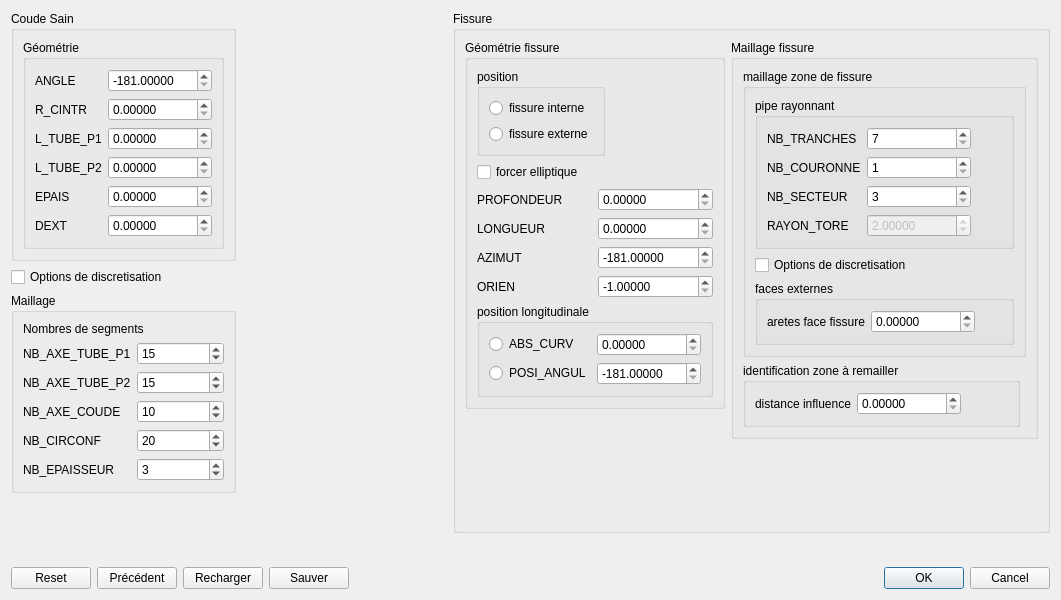
<?xml version="1.0" encoding="UTF-8"?>
<ui version="4.0">
 <class>Dialog</class>
 <widget class="QDialog" name="Dialog">
  <property name="geometry">
   <rect>
    <x>0</x>
    <y>0</y>
    <width>1061</width>
    <height>600</height>
   </rect>
  </property>
  <property name="windowTitle">
   <string>Dialog</string>
  </property>
  <layout class="QVBoxLayout" name="verticalLayout_8">
   <item>
    <layout class="QHBoxLayout" name="horizontalLayout_5">
     <item>
      <layout class="QVBoxLayout" name="verticalLayout_2">
       <item>
        <widget class="QGroupBox" name="groupBox">
         <property name="title">
          <string>Coude Sain</string>
         </property>
         <layout class="QVBoxLayout" name="verticalLayout_3">
          <item>
           <widget class="QGroupBox" name="groupBox_3">
            <property name="title">
             <string>Géométrie</string>
            </property>
            <layout class="QGridLayout" name="gridLayout_2">
             <item row="0" column="0">
              <layout class="QGridLayout" name="gridLayout">
               <item row="2" column="0">
                <widget class="QLabel" name="label_3">
                 <property name="text">
                  <string>L_TUBE_P1</string>
                 </property>
                </widget>
               </item>
               <item row="0" column="1">
                <widget class="QDoubleSpinBox" name="dsb_angle">
                 <property name="toolTip">
                  <string>Valeur de l'angle du coude en degrés</string>
                 </property>
                 <property name="decimals">
                  <number>5</number>
                 </property>
                 <property name="minimum">
                  <double>-181.000000000000000</double>
                 </property>
                 <property name="maximum">
                  <double>180.000000000000000</double>
                 </property>
                 <property name="value">
                  <double>-181.000000000000000</double>
                 </property>
                </widget>
               </item>
               <item row="1" column="0">
                <widget class="QLabel" name="label_2">
                 <property name="text">
                  <string>R_CINTR</string>
                 </property>
                </widget>
               </item>
               <item row="4" column="0">
                <widget class="QLabel" name="label_5">
                 <property name="text">
                  <string>EPAIS</string>
                 </property>
                </widget>
               </item>
               <item row="4" column="1">
                <widget class="QDoubleSpinBox" name="dsb_epais">
                 <property name="toolTip">
                  <string>Valeur de l’épaisseur du coude et des embouts</string>
                 </property>
                 <property name="decimals">
                  <number>5</number>
                 </property>
                 <property name="maximum">
                  <double>1000000.000000000000000</double>
                 </property>
                </widget>
               </item>
               <item row="3" column="0">
                <widget class="QLabel" name="label_4">
                 <property name="text">
                  <string>L_TUBE_P2</string>
                 </property>
                </widget>
               </item>
               <item row="3" column="1">
                <widget class="QDoubleSpinBox" name="dsb_lTubeP2">
                 <property name="toolTip">
                  <string>Valeur de la longueur de l’embout P2 à l’extrémité duquel seront appliqués les chargements</string>
                 </property>
                 <property name="decimals">
                  <number>5</number>
                 </property>
                 <property name="maximum">
                  <double>1000000.000000000000000</double>
                 </property>
                </widget>
               </item>
               <item row="5" column="0">
                <widget class="QLabel" name="label_6">
                 <property name="text">
                  <string>DEXT</string>
                 </property>
                </widget>
               </item>
               <item row="0" column="0">
                <widget class="QLabel" name="label">
                 <property name="text">
                  <string>ANGLE</string>
                 </property>
                </widget>
               </item>
               <item row="5" column="1">
                <widget class="QDoubleSpinBox" name="dsb_dext">
                 <property name="toolTip">
                  <string>Valeur du diamètre externe du coude et des embouts droits</string>
                 </property>
                 <property name="decimals">
                  <number>5</number>
                 </property>
                 <property name="maximum">
                  <double>1000000.000000000000000</double>
                 </property>
                </widget>
               </item>
               <item row="2" column="1">
                <widget class="QDoubleSpinBox" name="dsb_lTubeP1">
                 <property name="toolTip">
                  <string>Valeur de la longueur de l’embout P1 à l’extrémité duquel seront appliqués les chargements</string>
                 </property>
                 <property name="decimals">
                  <number>5</number>
                 </property>
                 <property name="maximum">
                  <double>1000000.000000000000000</double>
                 </property>
                </widget>
               </item>
               <item row="1" column="1">
                <widget class="QDoubleSpinBox" name="dsb_rCintr">
                 <property name="toolTip">
                  <string>Valeur du rayon de cintrage du coude</string>
                 </property>
                 <property name="decimals">
                  <number>5</number>
                 </property>
                 <property name="maximum">
                  <double>1000000.000000000000000</double>
                 </property>
                </widget>
               </item>
              </layout>
             </item>
            </layout>
           </widget>
          </item>
         </layout>
        </widget>
       </item>
       <item>
        <widget class="QCheckBox" name="cb_optDiscrSain">
         <property name="toolTip">
          <string>Paramètres optionnels de discretisation</string>
         </property>
         <property name="text">
          <string>Options de discretisation</string>
         </property>
        </widget>
       </item>
       <item>
        <widget class="QGroupBox" name="gb_discrSain">
         <property name="title">
          <string>Maillage</string>
         </property>
         <layout class="QGridLayout" name="gridLayout_4">
          <item row="0" column="0">
           <layout class="QVBoxLayout" name="verticalLayout">
            <item>
             <widget class="QLabel" name="label_7">
              <property name="text">
               <string>Nombres de segments</string>
              </property>
             </widget>
            </item>
            <item>
             <layout class="QGridLayout" name="gridLayout_3">
              <item row="0" column="0">
               <widget class="QLabel" name="label_8">
                <property name="text">
                 <string>NB_AXE_TUBE_P1</string>
                </property>
               </widget>
              </item>
              <item row="0" column="1">
               <widget class="QSpinBox" name="sb_nbAxeTubeP1">
                <property name="toolTip">
                 <string>Nombre d’éléments le long de l’embout P1</string>
                </property>
                <property name="maximum">
                 <number>10000</number>
                </property>
                <property name="value">
                 <number>15</number>
                </property>
               </widget>
              </item>
              <item row="1" column="0">
               <widget class="QLabel" name="label_9">
                <property name="text">
                 <string>NB_AXE_TUBE_P2</string>
                </property>
               </widget>
              </item>
              <item row="1" column="1">
               <widget class="QSpinBox" name="sb_nbAxeTubeP2">
                <property name="toolTip">
                 <string>Nombre d’éléments le long de l’embout P2</string>
                </property>
                <property name="maximum">
                 <number>10000</number>
                </property>
                <property name="value">
                 <number>15</number>
                </property>
               </widget>
              </item>
              <item row="2" column="0">
               <widget class="QLabel" name="label_10">
                <property name="text">
                 <string>NB_AXE_COUDE</string>
                </property>
               </widget>
              </item>
              <item row="2" column="1">
               <widget class="QSpinBox" name="sb_nbAxeCoude">
                <property name="toolTip">
                 <string>Nombre d’éléments le long de l’axe du coude</string>
                </property>
                <property name="maximum">
                 <number>10000</number>
                </property>
                <property name="value">
                 <number>10</number>
                </property>
               </widget>
              </item>
              <item row="3" column="0">
               <widget class="QLabel" name="label_11">
                <property name="text">
                 <string>NB_CIRCONF</string>
                </property>
               </widget>
              </item>
              <item row="3" column="1">
               <widget class="QSpinBox" name="sb_nbCirconf">
                <property name="toolTip">
                 <string>&lt;html&gt;&lt;head/&gt;&lt;body&gt;&lt;p&gt;Nombre d’éléments le long de la circonférence&lt;/p&gt;&lt;p&gt;(nombre pair)&lt;/p&gt;&lt;/body&gt;&lt;/html&gt;</string>
                </property>
                <property name="maximum">
                 <number>10000</number>
                </property>
                <property name="value">
                 <number>20</number>
                </property>
               </widget>
              </item>
              <item row="4" column="0">
               <widget class="QLabel" name="label_13">
                <property name="text">
                 <string>NB_EPAISSEUR</string>
                </property>
               </widget>
              </item>
              <item row="4" column="1">
               <widget class="QSpinBox" name="sb_nbEpaisseur">
                <property name="toolTip">
                 <string>Nombre d'éléments dans l'épaisseur</string>
                </property>
                <property name="maximum">
                 <number>10000</number>
                </property>
                <property name="value">
                 <number>3</number>
                </property>
               </widget>
              </item>
             </layout>
            </item>
           </layout>
          </item>
         </layout>
        </widget>
       </item>
       <item>
        <spacer name="verticalSpacer">
         <property name="orientation">
          <enum>Qt::Vertical</enum>
         </property>
         <property name="sizeHint" stdset="0">
          <size>
           <width>20</width>
           <height>40</height>
          </size>
         </property>
        </spacer>
       </item>
      </layout>
     </item>
     <item>
      <spacer name="horizontalSpacer_6">
       <property name="orientation">
        <enum>Qt::Horizontal</enum>
       </property>
       <property name="sizeHint" stdset="0">
        <size>
         <width>40</width>
         <height>20</height>
        </size>
       </property>
      </spacer>
     </item>
     <item>
      <widget class="QGroupBox" name="groupBox_2">
       <property name="title">
        <string>Fissure</string>
       </property>
       <layout class="QHBoxLayout" name="horizontalLayout_2">
        <item>
         <layout class="QVBoxLayout" name="verticalLayout_4">
          <item>
           <widget class="QGroupBox" name="groupBox_5">
            <property name="title">
             <string>Géométrie fissure</string>
            </property>
            <layout class="QGridLayout" name="gridLayout_12">
             <item row="0" column="0">
              <layout class="QGridLayout" name="gridLayout_10">
               <item row="0" column="0">
                <widget class="QGroupBox" name="groupBox_4">
                 <property name="title">
                  <string>position</string>
                 </property>
                 <layout class="QVBoxLayout" name="verticalLayout_7">
                  <item>
                   <widget class="QRadioButton" name="rb_fissInt">
                    <property name="toolTip">
                     <string>&lt;html&gt;&lt;head/&gt;&lt;body&gt;&lt;p&gt;Fissure positionnée sur la face interne&lt;/p&gt;&lt;/body&gt;&lt;/html&gt;</string>
                    </property>
                    <property name="text">
                     <string>fissure interne</string>
                    </property>
                   </widget>
                  </item>
                  <item>
                   <widget class="QRadioButton" name="rb_fissExt">
                    <property name="toolTip">
                     <string>&lt;html&gt;&lt;head/&gt;&lt;body&gt;&lt;p&gt;Fissure positionnée sur la face externe&lt;/p&gt;&lt;/body&gt;&lt;/html&gt;</string>
                    </property>
                    <property name="text">
                     <string>fissure externe</string>
                    </property>
                   </widget>
                  </item>
                 </layout>
                </widget>
               </item>
               <item row="0" column="1">
                <spacer name="horizontalSpacer_3">
                 <property name="orientation">
                  <enum>Qt::Horizontal</enum>
                 </property>
                 <property name="sizeHint" stdset="0">
                  <size>
                   <width>40</width>
                   <height>20</height>
                  </size>
                 </property>
                </spacer>
               </item>
               <item row="1" column="0">
                <widget class="QCheckBox" name="cb_forceEllipse">
                 <property name="toolTip">
                  <string>&lt;html&gt;&lt;head/&gt;&lt;body&gt;&lt;p&gt;Forcer une fissure de forme elliptique, même si elle est longue&lt;/p&gt;&lt;/body&gt;&lt;/html&gt;</string>
                 </property>
                 <property name="accessibleDescription">
                  <string/>
                 </property>
                 <property name="text">
                  <string>forcer elliptique</string>
                 </property>
                </widget>
               </item>
               <item row="1" column="1">
                <spacer name="horizontalSpacer_2">
                 <property name="orientation">
                  <enum>Qt::Horizontal</enum>
                 </property>
                 <property name="sizeHint" stdset="0">
                  <size>
                   <width>40</width>
                   <height>20</height>
                  </size>
                 </property>
                </spacer>
               </item>
              </layout>
             </item>
             <item row="1" column="0">
              <layout class="QGridLayout" name="gridLayout_5">
               <item row="2" column="1">
                <widget class="QDoubleSpinBox" name="dsb_azimut">
                 <property name="toolTip">
                  <string>Valeur de la position circonférentielle du centre de la fissure comptée positivement en degrés à partir de l’extrados jusqu’à l’intrados en passant par le flanc gauche</string>
                 </property>
                 <property name="decimals">
                  <number>5</number>
                 </property>
                 <property name="minimum">
                  <double>-181.000000000000000</double>
                 </property>
                 <property name="maximum">
                  <double>180.000000000000000</double>
                 </property>
                 <property name="value">
                  <double>-181.000000000000000</double>
                 </property>
                </widget>
               </item>
               <item row="0" column="0">
                <widget class="QLabel" name="label_18">
                 <property name="text">
                  <string>PROFONDEUR</string>
                 </property>
                </widget>
               </item>
               <item row="0" column="1">
                <widget class="QDoubleSpinBox" name="dsb_profondeur">
                 <property name="toolTip">
                  <string>&lt;html&gt;&lt;head/&gt;&lt;body&gt;&lt;p&gt;Profondeur de la fissure :&lt;/p&gt;&lt;p&gt;distance maximale entre le fond de fissure et la peau interne ou externe sur laquelle débouche la fissure&lt;/p&gt;&lt;/body&gt;&lt;/html&gt;</string>
                 </property>
                 <property name="decimals">
                  <number>5</number>
                 </property>
                 <property name="maximum">
                  <double>1000000.000000000000000</double>
                 </property>
                </widget>
               </item>
               <item row="1" column="0">
                <widget class="QLabel" name="label_19">
                 <property name="text">
                  <string>LONGUEUR</string>
                 </property>
                </widget>
               </item>
               <item row="2" column="0">
                <widget class="QLabel" name="label_14">
                 <property name="text">
                  <string>AZIMUT</string>
                 </property>
                </widget>
               </item>
               <item row="3" column="0">
                <widget class="QLabel" name="label_15">
                 <property name="text">
                  <string>ORIEN</string>
                 </property>
                </widget>
               </item>
               <item row="3" column="1">
                <widget class="QDoubleSpinBox" name="dsb_orientation">
                 <property name="toolTip">
                  <string>Valeur de l’angle en degrés formé par le grand axe de la fissure et la génératrice du coude donnant ainsi l’orientation du défaut</string>
                 </property>
                 <property name="decimals">
                  <number>5</number>
                 </property>
                 <property name="minimum">
                  <double>-1.000000000000000</double>
                 </property>
                 <property name="maximum">
                  <double>90.000000000000000</double>
                 </property>
                 <property name="value">
                  <double>-1.000000000000000</double>
                 </property>
                </widget>
               </item>
               <item row="1" column="1">
                <widget class="QDoubleSpinBox" name="dsb_longueur">
                 <property name="toolTip">
                  <string>Longueur du grand axe de la fissure mesurée sur le coude en peau interne ou externe, suivant la peau sur laquelle se trouve la fissure</string>
                 </property>
                 <property name="decimals">
                  <number>5</number>
                 </property>
                 <property name="maximum">
                  <double>1000000.000000000000000</double>
                 </property>
                </widget>
               </item>
              </layout>
             </item>
             <item row="2" column="0">
              <widget class="QGroupBox" name="groupBox_11">
               <property name="title">
                <string>position longitudinale</string>
               </property>
               <layout class="QGridLayout" name="gridLayout_11">
                <item row="0" column="0">
                 <widget class="QRadioButton" name="rb_absCurv">
                  <property name="toolTip">
                   <string>Définition de la position longitudinale par une abscisse curiviligne</string>
                  </property>
                  <property name="text">
                   <string>ABS_CURV</string>
                  </property>
                 </widget>
                </item>
                <item row="1" column="0">
                 <widget class="QRadioButton" name="rb_posiAngul">
                  <property name="toolTip">
                   <string>Définition de la position longitudinale par un angle</string>
                  </property>
                  <property name="text">
                   <string>POSI_ANGUL</string>
                  </property>
                 </widget>
                </item>
                <item row="0" column="1">
                 <widget class="QDoubleSpinBox" name="dsb_absCurv">
                  <property name="toolTip">
                   <string>&lt;html&gt;&lt;head/&gt;&lt;body&gt;&lt;p&gt;Valeur de la position longitudinale du centre de la fissure définie par rapport à l'interface de l'embout P1 :&lt;/p&gt;&lt;p&gt;Abcisse curviligne le long de l'axe du coude, sur la peau interne ou externe, selon la position de la fissure.&lt;/p&gt;&lt;p&gt;&lt;br/&gt;&lt;/p&gt;&lt;/body&gt;&lt;/html&gt;</string>
                  </property>
                  <property name="decimals">
                   <number>5</number>
                  </property>
                  <property name="maximum">
                   <double>1000000.000000000000000</double>
                  </property>
                 </widget>
                </item>
                <item row="1" column="1">
                 <widget class="QDoubleSpinBox" name="dsb_posiAngul">
                  <property name="toolTip">
                   <string>&lt;html&gt;&lt;head/&gt;&lt;body&gt;&lt;p&gt;Valeur de la position longitudinale du centre de la fissure définie par rapport à l'interface de l'embout P1 :&lt;/p&gt;&lt;p&gt;Angle en degrés formé par la section contenant le centre de la fissure et l'interface de l'embout P1.&lt;/p&gt;&lt;p&gt;&lt;br/&gt;&lt;/p&gt;&lt;/body&gt;&lt;/html&gt;</string>
                  </property>
                  <property name="decimals">
                   <number>5</number>
                  </property>
                  <property name="minimum">
                   <double>-181.000000000000000</double>
                  </property>
                  <property name="maximum">
                   <double>180.000000000000000</double>
                  </property>
                  <property name="value">
                   <double>-181.000000000000000</double>
                  </property>
                 </widget>
                </item>
               </layout>
              </widget>
             </item>
            </layout>
           </widget>
          </item>
          <item>
           <spacer name="verticalSpacer_3">
            <property name="orientation">
             <enum>Qt::Vertical</enum>
            </property>
            <property name="sizeHint" stdset="0">
             <size>
              <width>20</width>
              <height>40</height>
             </size>
            </property>
           </spacer>
          </item>
         </layout>
        </item>
        <item>
         <layout class="QVBoxLayout" name="verticalLayout_6">
          <item>
           <widget class="QGroupBox" name="groupBox_6">
            <property name="title">
             <string>Maillage fissure</string>
            </property>
            <layout class="QGridLayout" name="gridLayout_7">
             <item row="1" column="0" colspan="2">
              <widget class="QGroupBox" name="groupBox_8">
               <property name="title">
                <string>maillage zone de fissure</string>
               </property>
               <layout class="QVBoxLayout" name="verticalLayout_5">
                <item>
                 <widget class="QGroupBox" name="groupBox_9">
                  <property name="title">
                   <string>pipe rayonnant</string>
                  </property>
                  <layout class="QHBoxLayout" name="horizontalLayout_4">
                   <item>
                    <layout class="QGridLayout" name="gridLayout_6">
                     <item row="1" column="0">
                      <widget class="QLabel" name="label_21">
                       <property name="text">
                        <string>NB_TRANCHES</string>
                       </property>
                      </widget>
                     </item>
                     <item row="2" column="0">
                      <widget class="QLabel" name="label_22">
                       <property name="text">
                        <string>NB_COURONNE</string>
                       </property>
                      </widget>
                     </item>
                     <item row="2" column="1">
                      <widget class="QSpinBox" name="sb_nbCouronne">
                       <property name="toolTip">
                        <string>&lt;html&gt;&lt;head/&gt;&lt;body&gt;&lt;p&gt;Pipe rayonnant construit sur le fond de fissure :&lt;/p&gt;&lt;p&gt;nombre de couronnes du maillage rayonnant autour de la ligne de fond de fissure, y compris la couronne centrale formée de prismes.&lt;/p&gt;&lt;/body&gt;&lt;/html&gt;</string>
                       </property>
                       <property name="minimum">
                        <number>1</number>
                       </property>
                       <property name="maximum">
                        <number>10000</number>
                       </property>
                       <property name="value">
                        <number>1</number>
                       </property>
                      </widget>
                     </item>
                     <item row="3" column="0">
                      <widget class="QLabel" name="label_23">
                       <property name="text">
                        <string>NB_SECTEUR</string>
                       </property>
                      </widget>
                     </item>
                     <item row="3" column="1">
                      <widget class="QSpinBox" name="sb_nbSecteur">
                       <property name="toolTip">
                        <string>&lt;html&gt;&lt;head/&gt;&lt;body&gt;&lt;p&gt;Pipe rayonnant construit sur le fond de fissure :&lt;/p&gt;&lt;p&gt;nombre de secteurs selon un cercle normal au fond de fissure.&lt;/p&gt;&lt;/body&gt;&lt;/html&gt;</string>
                       </property>
                       <property name="minimum">
                        <number>3</number>
                       </property>
                       <property name="maximum">
                        <number>10000</number>
                       </property>
                       <property name="value">
                        <number>3</number>
                       </property>
                      </widget>
                     </item>
                     <item row="1" column="1">
                      <widget class="QSpinBox" name="sb_nbTranches">
                       <property name="toolTip">
                        <string>&lt;html&gt;&lt;head/&gt;&lt;body&gt;&lt;p&gt;Pipe rayonnant construit sur le fond de fissure :&lt;/p&gt;&lt;p&gt;Nombre de mailles (approximatif) le long de la ligne de fond de fissure.&lt;/p&gt;&lt;/body&gt;&lt;/html&gt;</string>
                       </property>
                       <property name="minimum">
                        <number>7</number>
                       </property>
                       <property name="maximum">
                        <number>100000</number>
                       </property>
                       <property name="value">
                        <number>7</number>
                       </property>
                      </widget>
                     </item>
                     <item row="4" column="0">
                      <widget class="QLabel" name="label_20">
                       <property name="text">
                        <string>RAYON_TORE</string>
                       </property>
                      </widget>
                     </item>
                     <item row="4" column="1">
                      <widget class="QDoubleSpinBox" name="dsb_rayonTore">
                       <property name="enabled">
                        <bool>false</bool>
                       </property>
                       <property name="toolTip">
                        <string>&lt;html&gt;&lt;head/&gt;&lt;body&gt;&lt;p&gt;Pipe rayonnant construit sur le fond de fissure :&lt;/p&gt;&lt;p&gt;Rayon du pipe.&lt;/p&gt;&lt;/body&gt;&lt;/html&gt;</string>
                       </property>
                       <property name="decimals">
                        <number>5</number>
                       </property>
                       <property name="maximum">
                        <double>1000000.000000000000000</double>
                       </property>
                       <property name="value">
                        <double>2.000000000000000</double>
                       </property>
                      </widget>
                     </item>
                    </layout>
                   </item>
                   <item>
                    <spacer name="horizontalSpacer_4">
                     <property name="orientation">
                      <enum>Qt::Horizontal</enum>
                     </property>
                     <property name="sizeHint" stdset="0">
                      <size>
                       <width>6</width>
                       <height>20</height>
                      </size>
                     </property>
                    </spacer>
                   </item>
                  </layout>
                 </widget>
                </item>
                <item>
                 <widget class="QCheckBox" name="cb_optDiscrFiss">
                  <property name="toolTip">
                   <string>Paramètres optionnels de discrétisation</string>
                  </property>
                  <property name="text">
                   <string>Options de discretisation</string>
                  </property>
                 </widget>
                </item>
                <item>
                 <widget class="QGroupBox" name="gb_discrFacesExternes">
                  <property name="enabled">
                   <bool>true</bool>
                  </property>
                  <property name="title">
                   <string>faces externes</string>
                  </property>
                  <layout class="QHBoxLayout" name="horizontalLayout_3">
                   <item>
                    <widget class="QLabel" name="label_24">
                     <property name="text">
                      <string>aretes face fissure</string>
                     </property>
                    </widget>
                   </item>
                   <item>
                    <widget class="QDoubleSpinBox" name="dsb_aretesFaceFissure">
                     <property name="toolTip">
                      <string>&lt;html&gt;&lt;head/&gt;&lt;body&gt;&lt;p&gt;Faces externes de la zone à remailler.&lt;/p&gt;&lt;p&gt;Mailage en triangles : valeur cible des arêtes.&lt;/p&gt;&lt;/body&gt;&lt;/html&gt;</string>
                     </property>
                     <property name="decimals">
                      <number>5</number>
                     </property>
                     <property name="maximum">
                      <double>1000000.000000000000000</double>
                     </property>
                    </widget>
                   </item>
                   <item>
                    <spacer name="horizontalSpacer_5">
                     <property name="orientation">
                      <enum>Qt::Horizontal</enum>
                     </property>
                     <property name="sizeHint" stdset="0">
                      <size>
                       <width>1</width>
                       <height>20</height>
                      </size>
                     </property>
                    </spacer>
                   </item>
                  </layout>
                 </widget>
                </item>
               </layout>
              </widget>
             </item>
             <item row="2" column="0">
              <widget class="QGroupBox" name="gb_zoneRemail">
               <property name="enabled">
                <bool>true</bool>
               </property>
               <property name="title">
                <string>identification zone à remailler</string>
               </property>
               <layout class="QGridLayout" name="gridLayout_16">
                <item row="0" column="0">
                 <layout class="QGridLayout" name="gridLayout_17">
                  <item row="1" column="1">
                   <widget class="QDoubleSpinBox" name="dsb_influence">
                    <property name="toolTip">
                     <string>&lt;html&gt;&lt;head/&gt;&lt;body&gt;&lt;p&gt;La zone remaillée contiendra toutes les mailles du maillage sain à une distance de la face de fissure inférieure à cette valeur.&lt;/p&gt;&lt;/body&gt;&lt;/html&gt;</string>
                    </property>
                    <property name="decimals">
                     <number>5</number>
                    </property>
                    <property name="maximum">
                     <double>1000000.000000000000000</double>
                    </property>
                   </widget>
                  </item>
                  <item row="1" column="0">
                   <widget class="QLabel" name="label_25">
                    <property name="text">
                     <string>distance influence</string>
                    </property>
                   </widget>
                  </item>
                 </layout>
                </item>
                <item row="0" column="1">
                 <spacer name="horizontalSpacer_8">
                  <property name="orientation">
                   <enum>Qt::Horizontal</enum>
                  </property>
                  <property name="sizeHint" stdset="0">
                   <size>
                    <width>47</width>
                    <height>20</height>
                   </size>
                  </property>
                 </spacer>
                </item>
               </layout>
              </widget>
             </item>
            </layout>
           </widget>
          </item>
          <item>
           <spacer name="verticalSpacer_4">
            <property name="orientation">
             <enum>Qt::Vertical</enum>
            </property>
            <property name="sizeHint" stdset="0">
             <size>
              <width>20</width>
              <height>40</height>
             </size>
            </property>
           </spacer>
          </item>
         </layout>
        </item>
       </layout>
      </widget>
     </item>
    </layout>
   </item>
   <item>
    <spacer name="verticalSpacer_2">
     <property name="orientation">
      <enum>Qt::Vertical</enum>
     </property>
     <property name="sizeHint" stdset="0">
      <size>
       <width>20</width>
       <height>4</height>
      </size>
     </property>
    </spacer>
   </item>
   <item>
    <layout class="QHBoxLayout" name="horizontalLayout">
     <item>
      <widget class="QPushButton" name="pb_reset">
       <property name="toolTip">
        <string>réinitialisation de tous les paramètres à leur valeur par défaut</string>
       </property>
       <property name="text">
        <string>Reset</string>
       </property>
      </widget>
     </item>
     <item>
      <widget class="QPushButton" name="pb_valPrec">
       <property name="toolTip">
        <string>réinitialisation de tous les paramètres à leur valeur de la précédente éxécution</string>
       </property>
       <property name="text">
        <string>Précédent</string>
       </property>
      </widget>
     </item>
     <item>
      <widget class="QPushButton" name="pb_recharger">
       <property name="toolTip">
        <string>réinitialisation des paramètres à partir d'un fichier préalablement sauvegardé</string>
       </property>
       <property name="text">
        <string>Recharger</string>
       </property>
      </widget>
     </item>
     <item>
      <widget class="QPushButton" name="pb_sauver">
       <property name="toolTip">
        <string>sauvegarde des paramètres dans un fichier à choisir</string>
       </property>
       <property name="text">
        <string>Sauver</string>
       </property>
      </widget>
     </item>
     <item>
      <spacer name="horizontalSpacer_7">
       <property name="orientation">
        <enum>Qt::Horizontal</enum>
       </property>
       <property name="sizeHint" stdset="0">
        <size>
         <width>40</width>
         <height>20</height>
        </size>
       </property>
      </spacer>
     </item>
     <item>
      <widget class="QDialogButtonBox" name="buttonBox">
       <property name="orientation">
        <enum>Qt::Horizontal</enum>
       </property>
       <property name="standardButtons">
        <set>QDialogButtonBox::Cancel|QDialogButtonBox::Ok</set>
       </property>
      </widget>
     </item>
    </layout>
   </item>
  </layout>
  <zorder>verticalSpacer_2</zorder>
 </widget>
 <resources/>
 <connections>
  <connection>
   <sender>buttonBox</sender>
   <signal>accepted()</signal>
   <receiver>Dialog</receiver>
   <slot>accept()</slot>
   <hints>
    <hint type="sourcelabel">
     <x>1055</x>
     <y>594</y>
    </hint>
    <hint type="destinationlabel">
     <x>157</x>
     <y>274</y>
    </hint>
   </hints>
  </connection>
  <connection>
   <sender>buttonBox</sender>
   <signal>rejected()</signal>
   <receiver>Dialog</receiver>
   <slot>reject()</slot>
   <hints>
    <hint type="sourcelabel">
     <x>1055</x>
     <y>594</y>
    </hint>
    <hint type="destinationlabel">
     <x>286</x>
     <y>274</y>
    </hint>
   </hints>
  </connection>
  <connection>
   <sender>cb_optDiscrSain</sender>
   <signal>clicked(bool)</signal>
   <receiver>gb_discrSain</receiver>
   <slot>setShown(bool)</slot>
   <hints>
    <hint type="sourcelabel">
     <x>69</x>
     <y>312</y>
    </hint>
    <hint type="destinationlabel">
     <x>70</x>
     <y>549</y>
    </hint>
   </hints>
  </connection>
  <connection>
   <sender>cb_optDiscrFiss</sender>
   <signal>clicked(bool)</signal>
   <receiver>gb_discrFacesExternes</receiver>
   <slot>setShown(bool)</slot>
   <hints>
    <hint type="sourcelabel">
     <x>1033</x>
     <y>311</y>
    </hint>
    <hint type="destinationlabel">
     <x>1033</x>
     <y>387</y>
    </hint>
   </hints>
  </connection>
  <connection>
   <sender>cb_optDiscrFiss</sender>
   <signal>clicked(bool)</signal>
   <receiver>gb_zoneRemail</receiver>
   <slot>setShown(bool)</slot>
   <hints>
    <hint type="sourcelabel">
     <x>1033</x>
     <y>311</y>
    </hint>
    <hint type="destinationlabel">
     <x>1036</x>
     <y>472</y>
    </hint>
   </hints>
  </connection>
  <connection>
   <sender>cb_optDiscrFiss</sender>
   <signal>clicked(bool)</signal>
   <receiver>dsb_rayonTore</receiver>
   <slot>setEnabled(bool)</slot>
   <hints>
    <hint type="sourcelabel">
     <x>1033</x>
     <y>311</y>
    </hint>
    <hint type="destinationlabel">
     <x>1005</x>
     <y>278</y>
    </hint>
   </hints>
  </connection>
  <connection>
   <sender>rb_absCurv</sender>
   <signal>toggled(bool)</signal>
   <receiver>dsb_absCurv</receiver>
   <slot>setEnabled(bool)</slot>
   <hints>
    <hint type="sourcelabel">
     <x>477</x>
     <y>392</y>
    </hint>
    <hint type="destinationlabel">
     <x>649</x>
     <y>396</y>
    </hint>
   </hints>
  </connection>
  <connection>
   <sender>rb_posiAngul</sender>
   <signal>toggled(bool)</signal>
   <receiver>dsb_posiAngul</receiver>
   <slot>setEnabled(bool)</slot>
   <hints>
    <hint type="sourcelabel">
     <x>477</x>
     <y>425</y>
    </hint>
    <hint type="destinationlabel">
     <x>649</x>
     <y>429</y>
    </hint>
   </hints>
  </connection>
 </connections>
</ui>
